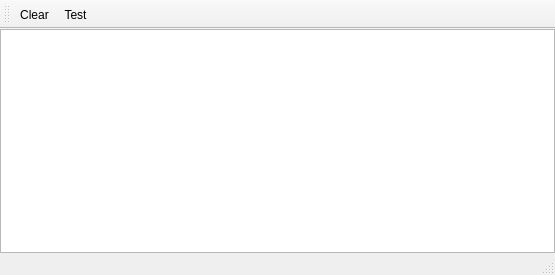
<?xml version="1.0" encoding="UTF-8"?>
<ui version="4.0">
 <class>LogWindow</class>
 <widget class="QMainWindow" name="LogWindow">
  <property name="geometry">
   <rect>
    <x>0</x>
    <y>0</y>
    <width>555</width>
    <height>275</height>
   </rect>
  </property>
  <property name="minimumSize">
   <size>
    <width>500</width>
    <height>200</height>
   </size>
  </property>
  <property name="windowTitle">
   <string>Log</string>
  </property>
  <widget class="QWidget" name="centralwidget">
   <layout class="QHBoxLayout" name="horizontalLayout">
    <property name="margin">
     <number>0</number>
    </property>
    <item>
     <widget class="QListWidget" name="listWidget">
      <property name="verticalScrollMode">
       <enum>QAbstractItemView::ScrollPerPixel</enum>
      </property>
      <property name="movement">
       <enum>QListView::Snap</enum>
      </property>
      <property name="viewMode">
       <enum>QListView::ListMode</enum>
      </property>
     </widget>
    </item>
   </layout>
  </widget>
  <widget class="QStatusBar" name="statusbar"/>
  <widget class="QToolBar" name="toolBar">
   <property name="windowTitle">
    <string>toolBar</string>
   </property>
   <attribute name="toolBarArea">
    <enum>TopToolBarArea</enum>
   </attribute>
   <attribute name="toolBarBreak">
    <bool>false</bool>
   </attribute>
   <addaction name="actionClear"/>
   <addaction name="actionTest"/>
  </widget>
  <action name="actionClear">
   <property name="text">
    <string>Clear</string>
   </property>
  </action>
  <action name="actionTest">
   <property name="text">
    <string>Test</string>
   </property>
  </action>
 </widget>
 <resources/>
 <connections/>
</ui>
